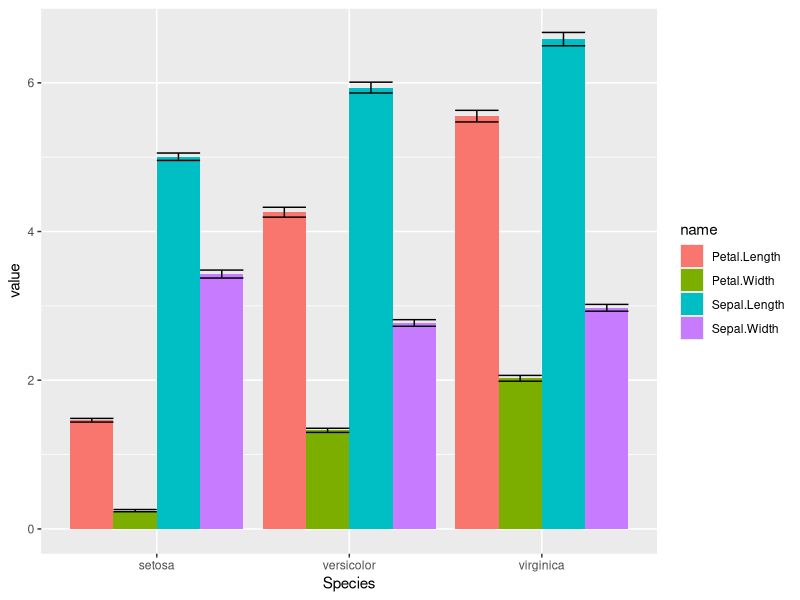

This chart was generated by the following R code:
pdf(file = "04-r-iris-group.pdf", width = 6, height = 5)

library(tidyverse)
my_group <- iris %>% group_by(Species)

my_df <- my_group %>%
  summarize(across(everything(), mean)) %>% # 各列の平均
  pivot_longer(-Species)

# 標準誤差を求める関数
f <- function(x) { sd(x) / length(x)**0.5 }

tmp <- my_group %>%
  summarize(across(everything(), f)) %>% # 各列の標準誤差
  pivot_longer(-Species)

my_df$se <- tmp$value
my_df %>%
  ggplot(aes(x = Species, y = value, fill = name)) +
  geom_col(position = "dodge") +
  geom_errorbar(aes(ymin = value - se, ymax = value + se), position = "dodge")
